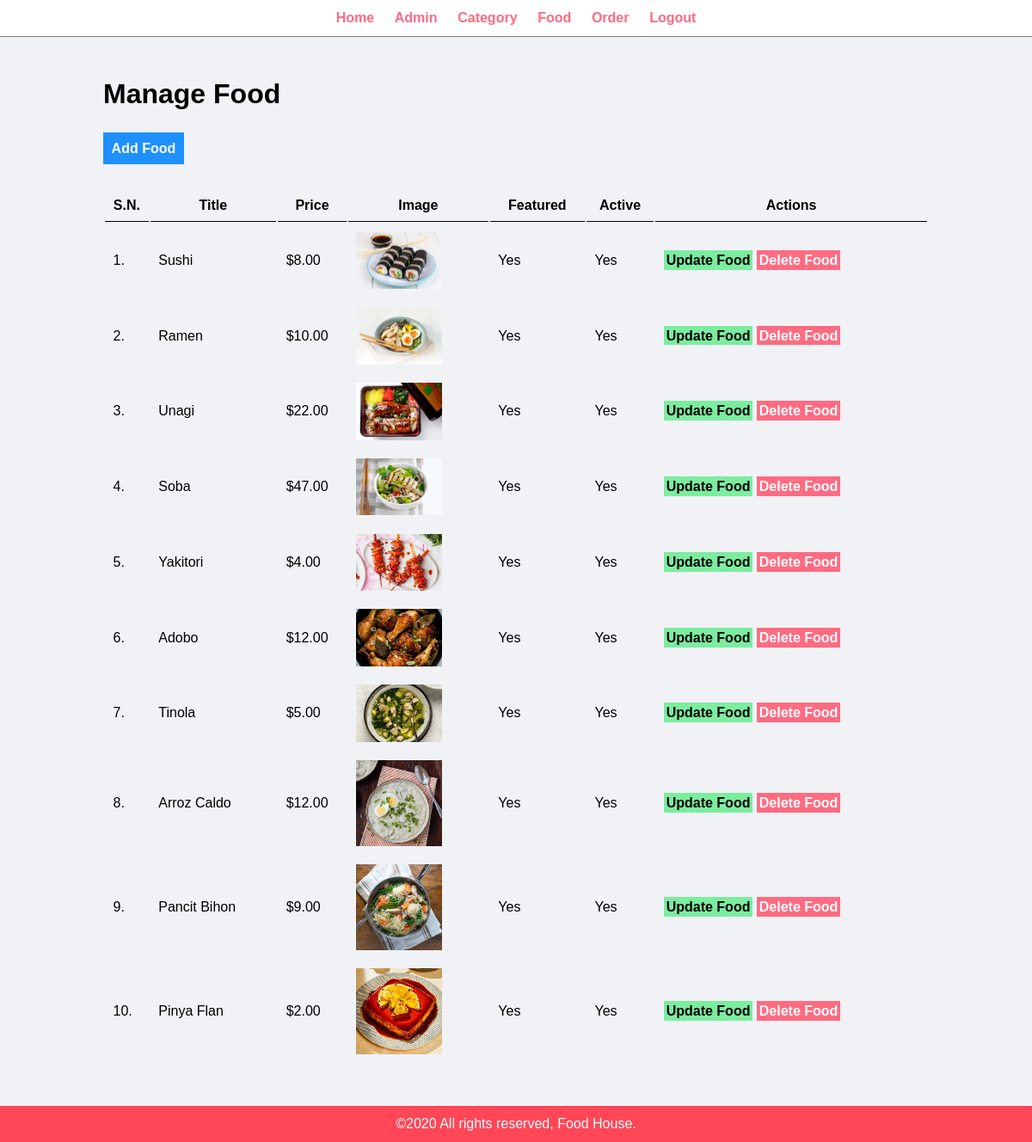
Page /admin/manage-food.php (signed in) on the committed database.
### tables this page shows
CREATE TABLE `tbl_food` (
  `Id` int(10) UNSIGNED NOT NULL,
  `title` varchar(100) NOT NULL,
  `description` text NOT NULL,
  `price` decimal(10,2) NOT NULL,
  `image_name` varchar(255) NOT NULL,
  `category_id` int(10) UNSIGNED NOT NULL,
  `featured` varchar(10) NOT NULL,
  `active` varchar(10) NOT NULL
);

### admin/manage-food.php (the view, shortened to what this page needs)
<?php include('partials/menu.php'); ?>
<div class="main-content">
    <div class="wrapper">
        <h1>Manage Food</h1>
        <br /><br />
                <a href="<?php echo SITEURL; ?>admin/add-food.php" class="btn-primary">Add Food</a>
                <br /><br /><br />
                <table class="tbl-full">
                    <tr>
                        <th>S.N.</th>
                        <th>Title</th>
                        <th>Price</th>
                        <th>Image</th>
                        <th>Featured</th>
                        <th>Active</th>
                        <th>Actions</th>
                    </tr>
                    <?php
                        $sql = "SELECT * FROM tbl_food";
                        $res = mysqli_query($conn, $sql);
                        $count = mysqli_num_rows($res);
                        $sn=1;
                        if($count>0)
                        {
                            while($row=mysqli_fetch_assoc($res))
                            {
                                $Id = $row['Id'];
                                $title = $row['title'];
                                $price = $row['price'];
                                $image_name = $row['image_name'];
                                $featured = $row['featured'];
                                $active = $row['active'];
                                ?>
                                <tr>
                                    <td><?php echo $sn++; ?>. </td>
                                    <td><?php echo $title; ?></td>
                                    <td>$<?php echo $price; ?></td>
                                    <td>
                                        <?php
                                            if($image_name=="")
                                            {
                                                echo "<div class='error'>Image not Added.</div>";
                                            }
                                            else
                                            {
                                                ?>
                                                <img src="<?php echo SITEURL; ?>images/food/<?php echo $image_name; ?>" width="100px">
                                                <?php
                                            }
                                        ?>
                                    </td>
                                    <td><?php echo $featured; ?></td>
                                    <td><?php echo $active; ?></td>
                                    <td>
                                        <a href="<?php echo SITEURL; ?>admin/update-food.php?id=<?php echo $Id; ?>" class="btn-secondary">Update Food</a>
                                        <a href="<?php echo SITEURL; ?>admin/delete-food.php?id=<?php echo $Id; ?>&image_name=<?php echo $image_name; ?>" class="btn-danger">Delete Food</a>
                                    </td>
                                </tr>
                                <?php
                            }
                        }
                        else
                        {
                            echo "<tr> <td colspan='7' class='error'> Food not Added Yet. </td> </tr>";
                        }
                    ?>
                </table>
    </div>
</div>
<?php include('partials/footer.php'); ?>

### css/admin.css (style rules this page uses)
* { margin: 0; padding: 0; font-family: Arial, Helvetica, sans-serif; }
.wrapper { padding: 1%; width: 80%; margin: 0 auto; }
.tbl-full { width: 100%; }
table tr th { border-bottom: 1px solid black; padding: 1%; text-emphasis: left; }
table tr td { padding: 1%; }
.btn-primary { background-color: #1e90ff; padding: 1%; color: white; text-decoration: none; font-weight: bold; }
.btn-secondary { background-color: #7bed9f; padding: 1%; color: black; text-decoration: none; font-weight: bold; }
.btn-danger { background-color: #ff6b81; padding: 1%; color: white; text-decoration: none; font-weight: bold; }
.main-content { background-color: #f1f2f6; padding: 3% 0; }

### rows in the picture
tbl_food: title "Sushi", price "8.00", image_name (picture), featured "Yes", active "Yes"
tbl_food: title "Ramen", price "10.00", image_name (picture), featured "Yes", active "Yes"
tbl_food: title "Unagi", price "22.00", image_name (picture), featured "Yes", active "Yes"
tbl_food: title "Soba", price "47.00", image_name (picture), featured "Yes", active "Yes"
tbl_food: title "Yakitori", price "4.00", image_name (picture), featured "Yes", active "Yes"
tbl_food: title "Adobo", price "12.00", image_name (picture), featured "Yes", active "Yes"
tbl_food: title "Tinola", price "5.00", image_name (picture), featured "Yes", active "Yes"
tbl_food: title "Arroz Caldo", price "12.00", image_name (picture), featured "Yes", active "Yes"
tbl_food: title "Pancit Bihon", price "9.00", image_name (picture), featured "Yes", active "Yes"
tbl_food: title "Pinya Flan", price "2.00", image_name (picture), featured "Yes", active "Yes"
